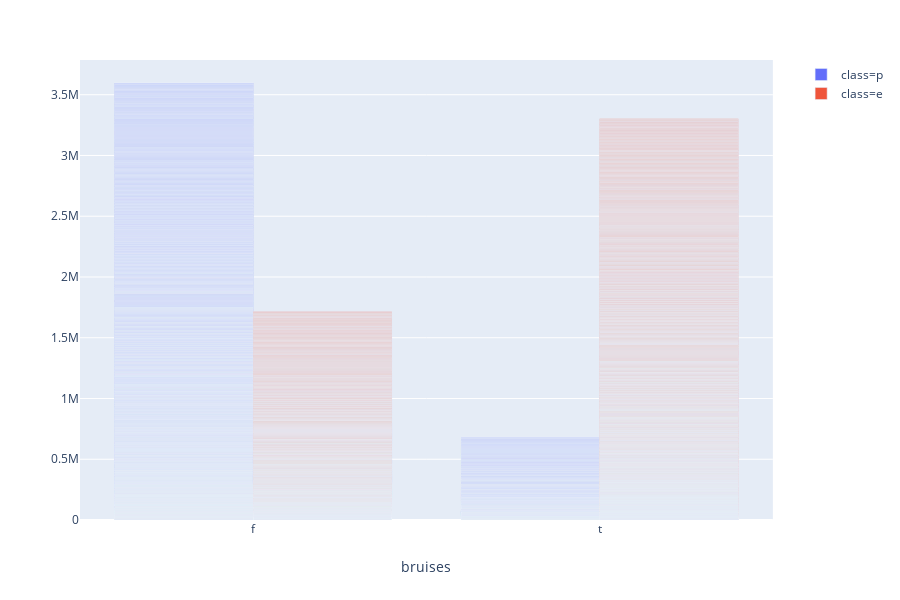

The code cell stored with this chart in its notebook:
### Code cell
%matplotlib inline
import plotly.express as px

px.bar(train, x='bruises', color='class', barmode='group')

### Figure 1 — Plotly figure (JSON) as saved in the notebook; plotly's stock layout.template omitted (floating-point values rounded to 4 significant figures; data arrays with more than 128 entries replaced by an {"elided": "..."} marker saying what was removed)
{"data": [{"alignmentgroup": "True", "hoverlabel": {"namelength": 0}, "hovertemplate": "class=p<br>bruises=%{x}", "legendgroup": "class=p", "marker": {"color": "#636efa"}, "name": "class=p", "offsetgroup": "class=p", "orientation": "v", "showlegend": true, "textposition": "auto", "type": "bar", "x": {"elided": "2925 str values"}, "xaxis": "x", "yaxis": "y"}, {"alignmentgroup": "True", "hoverlabel": {"namelength": 0}, "hovertemplate": "class=e<br>bruises=%{x}", "legendgroup": "class=e", "marker": {"color": "#EF553B"}, "name": "class=e", "offsetgroup": "class=e", "orientation": "v", "showlegend": true, "textposition": "auto", "type": "bar", "x": {"elided": "3168 str values"}, "xaxis": "x", "yaxis": "y"}], "layout": {"barmode": "group", "height": 600, "legend": {"tracegroupgap": 0}, "margin": {"t": 60}, "xaxis": {"anchor": "y", "domain": [0, 0.98], "title": {"text": "bruises"}}, "yaxis": {"anchor": "x", "domain": [0, 1]}}}
